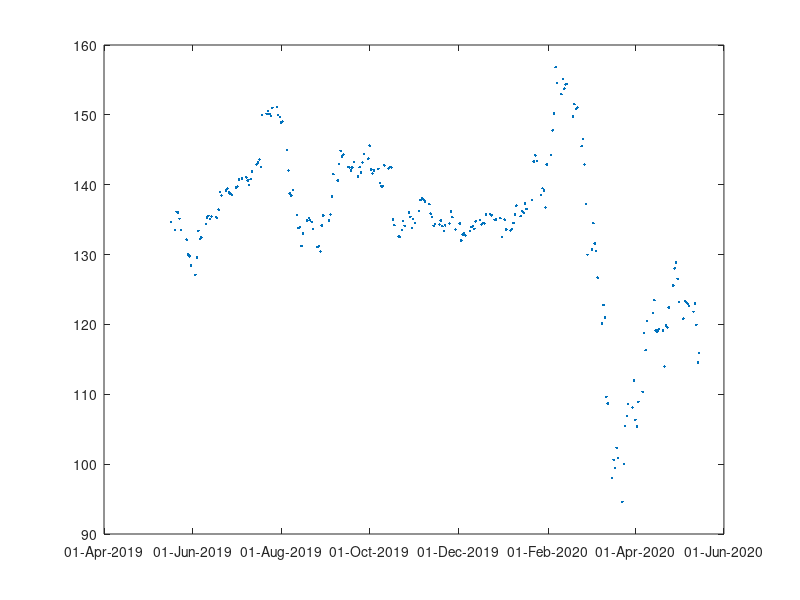

This figure's MATLAB source:
pkg load io
ibm = csvread('IBM.csv');
c = csv2cell('IBM.csv');

for i = 2:rows(c)
  ibm(i, 1) = datenum(c{i,1});
end

ibm(1,:) = []; # delete header bogus row

plot(ibm(:,1), ibm(:,2), '.');
datetick('x', 1); #format the dates on the x axis
